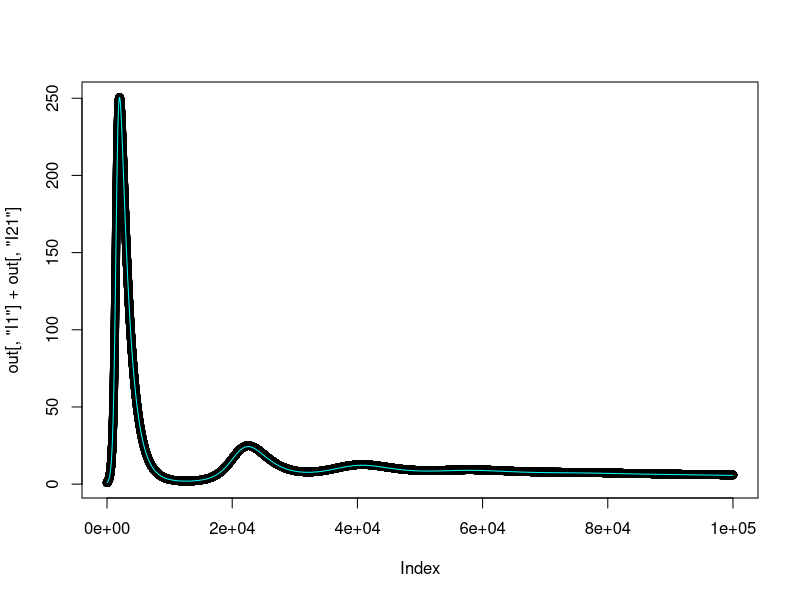
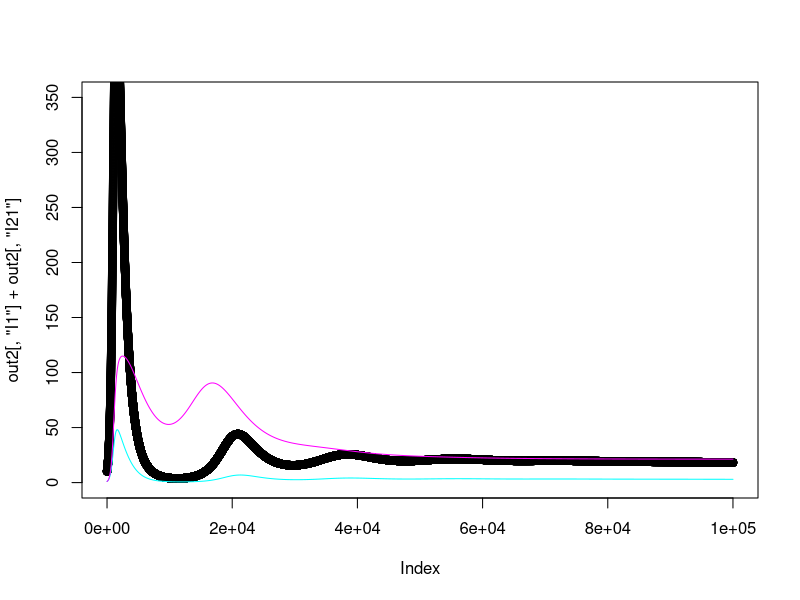
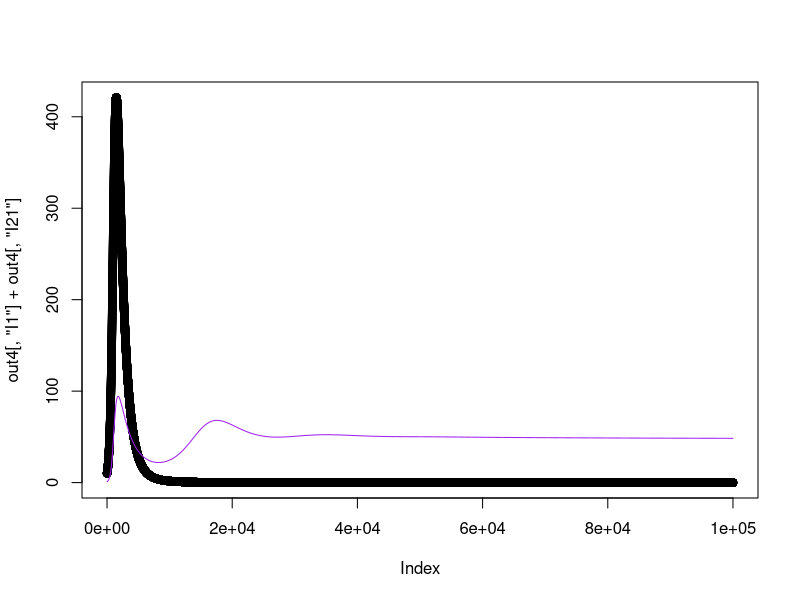
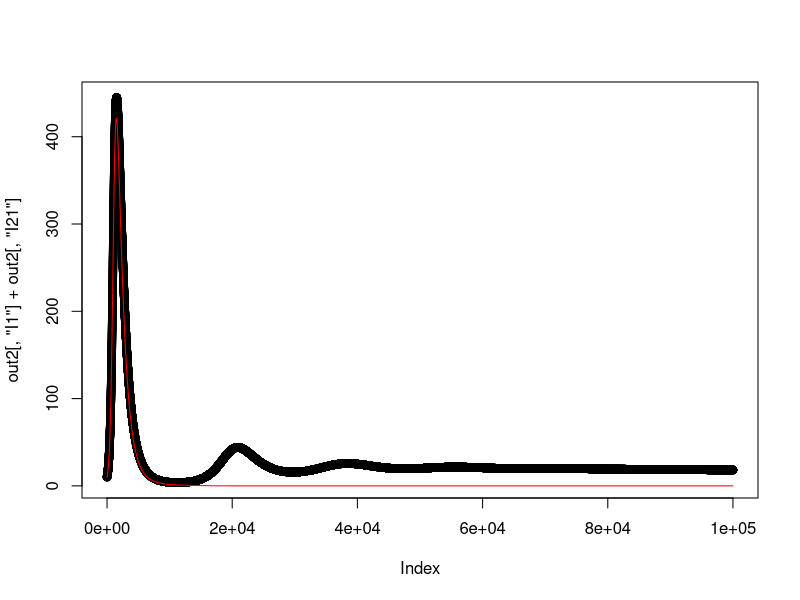

Recreate these plots in R, in order.
library(deSolve)
setwd('C:/mgh - mmid')

SIR_2strains<-function(t, state, parameters) {
  with(as.list(c(state, parameters)),{
    P <- S+I1+I2+R1+R2+I12+I21+R12
    lam1<-beta*I1/P
    lam2<-beta*I2/P
    
    dS <- mu*P - mu*S- lam1*S - lam2*S + alpha1*R1 + alpha2*R2 
    dI1 <- lam1*S - tau1*I1 - mu*I1 
    dR1 <- tau1*I1 - mu*R1 - sigma*lam2*R1 - alpha1*R1 + alpha2*R12
    dI2 <- lam2*S - tau2*I2 - mu*I2 
    dR2 <- tau2*I2 - mu*R2 - sigma*lam1*R2 - alpha2*R2 + alpha1*R12
    dI12<- sigma*lam2*R1 - tau2*I12 - mu*I12
    dI21<- sigma*lam1*R2 - tau1*I21 - mu*I21
    dR12<- tau2*I12+tau1*I21 - mu*R12 - alpha1*R12 - alpha2*R12
    
    list(c(dS, dI1, dR1, dI2, dR2, dI12, dI21, R12))}) 
}


initP<-999 
initI1<-1
initR1<-0
initR2<-0
initI2<-1
initI12<-0
initI21<-0
initR12<-0
initS<-initP-initI1-initR1-initR2-initI2-initI12-initI21-initR12
istate <- c(S = initS, I1 = initI1, R1 = initR1, 
            I2 = initI2, R2 = initR2, I12 = initI12, I21=initI21,
            R12 = initR12)

parameters <- c(
  mu = (1/(50*52*7)),    
  beta = 0.5,
  tau1 = 1/10,
  tau2 = 1/10,
  sigma= 0.2,
  alpha1= 1/300,
  alpha2= 1/365
)

time_start <- 0
time_stop <- 1000
deltat<- 0.01
tps <- seq(time_start , time_stop , by = deltat)


out <- deSolve::ode(y = istate, times = tps, func = SIR_2strains, parms = parameters) 
plot(out[,'I1']+out[,'I21'])
lines(out[,'I2']+out[,'I12'], col = "cyan")


istate['I1']<-10
out2 <- deSolve::ode(y = istate, times = tps, func = SIR_2strains, parms = parameters) 
plot(out2[,'I1']+out2[,'I21'],ylim=c(0,350))
lines(out2[,'I2']+out2[,'I12'], col = "cyan")


parameters['tau2']<-1/20
out3 <- deSolve::ode(y = istate, times = tps, func = SIR_2strains, parms = parameters) 
lines(out3[,'I2']+out3[,'I12'], col = "magenta")


parameters['sigma']<-0
out4 <- deSolve::ode(y = istate, times = tps, func = SIR_2strains, parms = parameters) 
plot(out4[,'I1']+out4[,'I21'])
lines(out4[,'I2']+out4[,'I12'], col = "purple")

plot(out2[,'I1']+out2[,'I21'])
lines(out4[,'I1']+out4[,'I21'],col="red")
